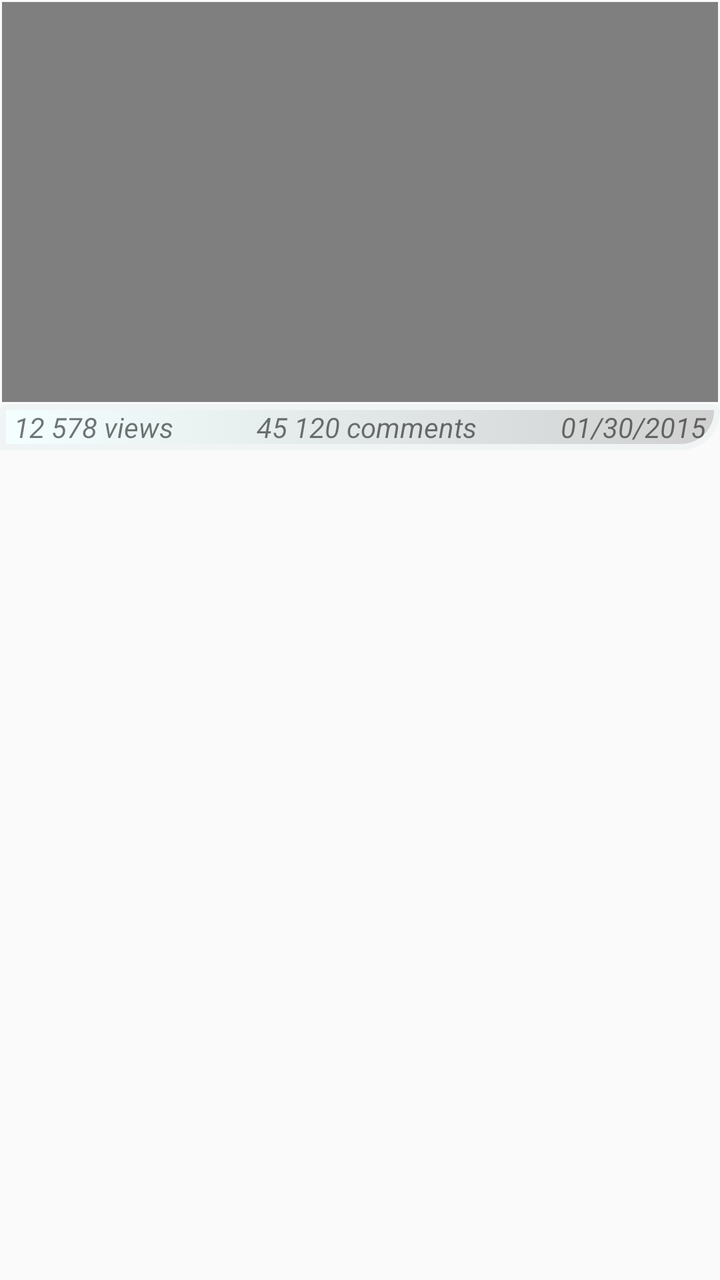
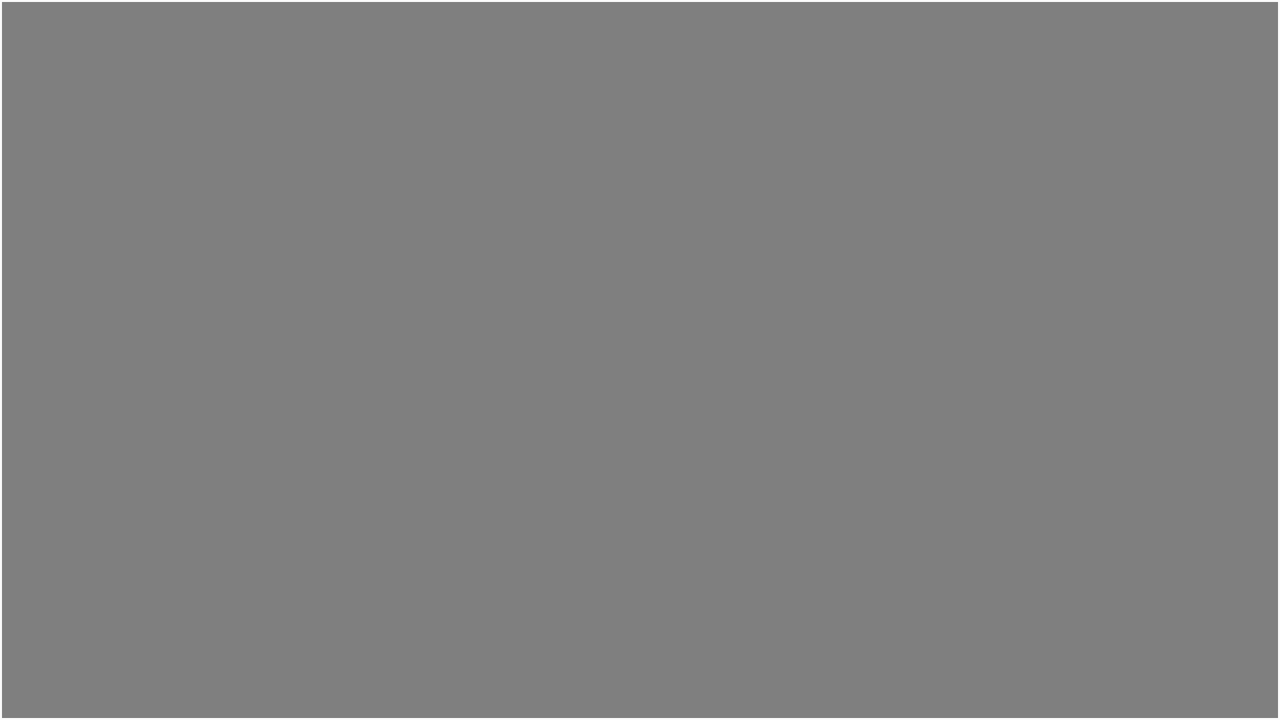

Compare how this app lays out the same screen by default and in its alternative resource folder. The renders come first, then the two layout files and the values they reference.
<!-- AndroidManifest.xml: application theme CustomActionBarTheme -->
<!-- res/layout/comment_ui.xml -->
<?xml version="1.0" encoding="utf-8"?>
<LinearLayout xmlns:android="http://schemas.android.com/apk/res/android"
    xmlns:tools="http://schemas.android.com/tools"
    android:orientation="vertical"
    android:layout_width="match_parent"
    android:layout_height="match_parent"
    android:weightSum="1">

    <VideoView
        android:layout_width="fill_parent"
        android:layout_height="200dip"
        android:layout_margin="1dip"
        android:layout_gravity="center"
        android:gravity="center"
        android:id="@+id/videoView" />

    <LinearLayout
        android:orientation="horizontal"
        android:layout_width="match_parent"
        android:background="@drawable/blue_background2"
        android:layout_height="wrap_content"
        android:layout_marginBottom="5dip"
        android:weightSum="9">


        <TextView
            android:layout_width="wrap_content"
            android:layout_height="wrap_content"
            android:textAppearance="?android:attr/textAppearanceSmall"
            android:text="12 578 views"
            android:paddingLeft="5dip"
            android:textStyle="italic"
            android:layout_weight="3"
            android:gravity="left"
            android:id="@+id/textView4" />

        <TextView
            android:layout_width="wrap_content"
            android:layout_height="wrap_content"
            android:textAppearance="?android:attr/textAppearanceSmall"
            android:text="45 120 comments"
            android:layout_gravity="center_horizontal"
            android:gravity="center"
            android:textStyle="italic"
            android:layout_weight="3"
            android:id="@+id/textView5" />

        <TextView
            android:layout_width="wrap_content"
            android:layout_height="wrap_content"
            android:textAppearance="?android:attr/textAppearanceSmall"
            android:text="01/30/2015"
            android:textStyle="italic"
            android:layout_gravity="right"
            android:gravity="right"
            android:layout_weight="3"
            android:paddingRight="5dip"
            android:id="@+id/textView6" />
    </LinearLayout>

    <ListView
        android:layout_width="match_parent"
        android:layout_height="fill_parent"
        android:id="@+id/listView2"
        tools:listitem="@layout/comment_item"
        android:layout_gravity="center_horizontal" />


</LinearLayout>
<!-- res/layout/comment_item.xml (included above) -->
<?xml version="1.0" encoding="utf-8"?>
<LinearLayout xmlns:android="http://schemas.android.com/apk/res/android"
    android:orientation="vertical" android:layout_width="match_parent"
    android:id="@+id/comment_item"

    android:layout_height="wrap_content">

    <LinearLayout
        android:orientation="horizontal"
        android:layout_width="match_parent"
        android:weightSum="10"
        android:layout_marginLeft="5dip"
        android:layout_marginTop="5dip"
        android:layout_marginRight="5dip"
        android:layout_height="wrap_content"
        android:id="@+id/linear">

        <ImageView
            android:layout_width="50dp"
            android:layout_height="50dp"
            android:scaleType="fitXY"
            android:src="@drawable/riri"
            android:id="@+id/commet_pp"
            android:background="@drawable/rounded_profile"
            android:layout_margin="5dip"/>



        <TextView
            android:layout_width="wrap_content"
            android:layout_height="wrap_content"
            android:textAppearance="?android:attr/textAppearanceSmall"
            android:text="je suis en colère avec tous les regards...ils me fou la fouille à mourir..."
            android:id="@+id/content"
            android:background="@drawable/contour"
            android:paddingLeft="15dip"
            android:paddingTop="5dip"
            android:paddingRight="15dip"
            android:textColor="#000"
            android:alpha="0.9"
            android:layout_marginTop="5dip"
            android:layout_gravity="right"
            android:layout_weight="10" />
        </LinearLayout>

    <LinearLayout
        android:orientation="horizontal"
        android:layout_width="match_parent"
        android:weightSum="10"
        android:id="@+id/rating_linear"
        android:layout_marginLeft="5dip"
        android:layout_marginRight="5dip"
        android:layout_marginBottom="5dip"
        android:layout_height="wrap_content">

        <TextView
            android:layout_width="wrap_content"
            android:layout_height="wrap_content"
            android:textAppearance="?android:attr/textAppearanceSmall"
            android:text="45 785 ups"
            android:drawableLeft="@drawable/up_mark"
            android:drawablePadding="5dp"
            android:layout_weight="5"
            android:layout_gravity="center"
            android:layout_marginLeft="5dp"
            android:textColor="#999999"
            android:id="@+id/up_mark" />

        <TextView
            android:layout_width="wrap_content"
            android:layout_height="wrap_content"
            android:textAppearance="?android:attr/textAppearanceSmall"
            android:text="458 downs"
            android:paddingRight="5dip"
            android:paddingLeft="5dip"
            android:drawableLeft="@drawable/down_mark"
            android:layout_weight="4"
            android:drawablePadding="5dp"
            android:layout_marginLeft="5dp"
            android:textColor="#999999"
            android:id="@+id/down_mark" />

        <TextView
            android:layout_width="wrap_content"
            android:layout_height="wrap_content"
            android:textAppearance="?android:attr/textAppearanceSmall"
            android:text="07:14 AM"
            android:gravity="right"
            android:layout_marginRight="5dip"
            android:layout_weight="1"
            android:textColor="#999999"
            android:id="@+id/comment_date"
            android:layout_gravity="center_horizontal" />
    </LinearLayout>
</LinearLayout>
<!-- resources referenced by this layout -->
<resources>
  <!-- drawable blue_background2 (drawable-hdpi) -->
  <?xml version="1.0" encoding="utf-8"?>
  <selector xmlns:android="http://schemas.android.com/apk/res/android">
  
      <item>
          <shape>
              <gradient
                  android:startColor="#d0d0d0"
                  android:endColor="#f4ffff"
                  android:angle="180" />
              
  
                <stroke
                 android:width="3dp"
                 android:color="#f1f4f4" />
              <corners
                  android:bottomRightRadius="30dp"
                  android:bottomLeftRadius="-20dp"
                  android:topLeftRadius="3dp"
                  android:topRightRadius="3dp"/>
              <padding
                  android:left="2dp"
                  android:top="2dp" android:right="2dp"
                  android:bottom="2dp" />
          </shape>
      </item>
  
      <item android:drawable="@android:color/transparent"/>
  
  </selector>
  <!-- drawable contour: png bitmap (drawable-hdpi, 3554 bytes) -->
  <!-- drawable down_mark: png bitmap (drawable-xxhdpi, 5144 bytes) -->
  <!-- drawable riri: jpg bitmap (drawable-xxhdpi, 29335 bytes) -->
  <!-- drawable rounded_profile (drawable) -->
  <shape xmlns:android="http://schemas.android.com/apk/res/android"
      android:shape="rectangle">
  
      <padding android:left="6dp"
          android:top="6dp"
          android:right="6dp"
          android:bottom="6dp" />
      <gradient
          android:angle="270"
          android:startColor="#36bcff"
          android:endColor="#b4dbfc"/>
  
      <corners android:radius="200dp"
          android:topLeftRadius="50dp"
          android:topRightRadius="50dp"
          android:bottomLeftRadius="50dp"
          android:bottomRightRadius="50dp" />
  
  </shape>
  <!-- drawable up_mark: png bitmap (drawable-xxhdpi, 5518 bytes) -->
  <style name="CustomActionBarTheme" parent="@style/Theme.AppCompat.Light.DarkActionBar">
          <item name="actionMenuTextColor">#000</item>
          
          <item name="actionBarStyle">@style/MyActionBar</item>
      </style>
  <style name="MyActionBar" parent="@style/Widget.AppCompat.Light.ActionBar.Solid.Inverse">
          
          <item name="background">@drawable/blue_background4</item>
      </style>
  <!-- drawable blue_background4 (drawable-xxhdpi) -->
  <?xml version="1.0" encoding="utf-8"?>
  <selector xmlns:android="http://schemas.android.com/apk/res/android">
  
      <item>
          <shape>
              <gradient
                  android:startColor="#191919"
                  android:endColor="#ccffff"
                  android:alpha="0.8"
                  android:angle="90" />
              
  
                <stroke
                 android:width="1dp"
                 android:color="#fff" />
              <corners
                  android:bottomRightRadius="3dp"
                  android:bottomLeftRadius="3dp"
                  android:topLeftRadius="3dp"
                  android:topRightRadius="3dp"/>
              <padding
                  android:left="2dp"
                  android:top="2dp" android:right="2dp"
                  android:bottom="2dp" />
          </shape>
      </item>
  
  </selector>
</resources>
<!-- res/layout-land/comment_ui.xml (the repository's variant of the layout above) -->
<!-- drawn on the phone turned sideways -->
<?xml version="1.0" encoding="utf-8"?>
<LinearLayout xmlns:android="http://schemas.android.com/apk/res/android"
    xmlns:tools="http://schemas.android.com/tools"
    android:orientation="vertical"
    android:layout_width="fill_parent"
    android:layout_height="fill_parent"
    >

    <VideoView
        android:layout_width="fill_parent"
        android:layout_height="fill_parent"
        android:layout_margin="1dip"
        android:layout_gravity="center"
        android:gravity="center"
        android:id="@+id/videoView"
       />

    <LinearLayout
        android:orientation="horizontal"
        android:layout_width="match_parent"
        android:background="@drawable/blue_background2"
        android:layout_height="wrap_content"
        android:visibility="gone"
        android:layout_marginBottom="5dip"
        >


        <TextView
            android:layout_width="wrap_content"
            android:layout_height="wrap_content"
            android:textAppearance="?android:attr/textAppearanceSmall"
            android:text="12 578 watching"
            android:paddingLeft="5dip"
            android:textStyle="italic"
            android:layout_weight="3"
            android:gravity="left"
            android:id="@+id/textView4" />

        <TextView
            android:layout_width="wrap_content"
            android:layout_height="wrap_content"
            android:textAppearance="?android:attr/textAppearanceSmall"
            android:text="01/30/2015"
            android:textStyle="italic"
            android:layout_gravity="right"
            android:gravity="center"
            android:layout_weight="3"
            android:id="@+id/show_date" />

        <TextView
            android:layout_width="wrap_content"
            android:layout_height="wrap_content"
            android:textAppearance="?android:attr/textAppearanceSmall"
            android:text="45 120 comments"
            android:layout_marginRight="10dp"
            android:gravity="right"
            android:textStyle="italic"
            android:layout_weight="3"
            android:id="@+id/textView5" />

    </LinearLayout>
</LinearLayout>
<!-- resources referenced by the variant -->
<!-- as the phone turned sideways resolves them -->
<resources>
  <!-- drawable blue_background2 (drawable-hdpi) -->
  <?xml version="1.0" encoding="utf-8"?>
  <selector xmlns:android="http://schemas.android.com/apk/res/android">
  
      <item>
          <shape>
              <gradient
                  android:startColor="#d0d0d0"
                  android:endColor="#f4ffff"
                  android:angle="180" />
              
  
                <stroke
                 android:width="3dp"
                 android:color="#f1f4f4" />
              <corners
                  android:bottomRightRadius="30dp"
                  android:bottomLeftRadius="-20dp"
                  android:topLeftRadius="3dp"
                  android:topRightRadius="3dp"/>
              <padding
                  android:left="2dp"
                  android:top="2dp" android:right="2dp"
                  android:bottom="2dp" />
          </shape>
      </item>
  
      <item android:drawable="@android:color/transparent"/>
  
  </selector>
  <style name="CustomActionBarTheme" parent="@style/Theme.AppCompat.Light.DarkActionBar">
          <item name="actionMenuTextColor">#000</item>
          
          <item name="actionBarStyle">@style/MyActionBar</item>
      </style>
  <style name="MyActionBar" parent="@style/Widget.AppCompat.Light.ActionBar.Solid.Inverse">
          
          <item name="background">@drawable/blue_background4</item>
      </style>
  <!-- drawable blue_background4 (drawable-xxhdpi) -->
  <?xml version="1.0" encoding="utf-8"?>
  <selector xmlns:android="http://schemas.android.com/apk/res/android">
  
      <item>
          <shape>
              <gradient
                  android:startColor="#191919"
                  android:endColor="#ccffff"
                  android:alpha="0.8"
                  android:angle="90" />
              
  
                <stroke
                 android:width="1dp"
                 android:color="#fff" />
              <corners
                  android:bottomRightRadius="3dp"
                  android:bottomLeftRadius="3dp"
                  android:topLeftRadius="3dp"
                  android:topRightRadius="3dp"/>
              <padding
                  android:left="2dp"
                  android:top="2dp" android:right="2dp"
                  android:bottom="2dp" />
          </shape>
      </item>
  
  </selector>
</resources>
